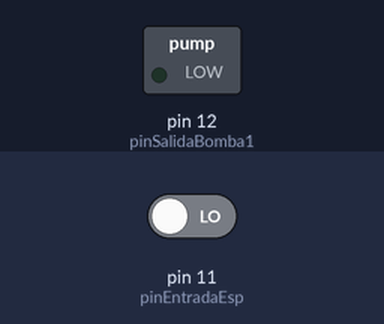
Simulated run of this sketch. Board: Arduino Uno, built with avr-gcc and run on an emulated ATmega328P. Shown: switched loads named in the sketch (green lamp = pin HIGH). Inputs (shaded band) come from the test bench; at power-on: pin 11 (pinEntradaEsp) LOW.

Above: at 1.2 s.
1.3 s: pin 11 (pinEntradaEsp) driven HIGH
At 2.5 s:
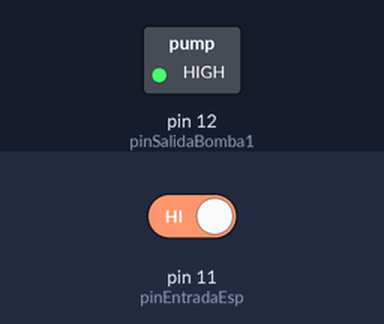
2.8 s: pin 11 (pinEntradaEsp) driven LOW
At 3.7 s:
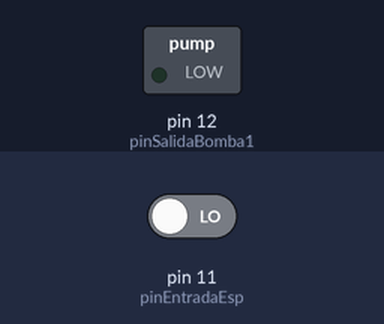
Timing chart, 0 to 5.8 s (numbered marks = the images above; inputs shaded):
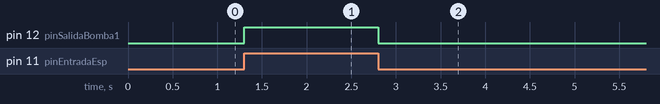

Measured:
- after the input at 1.3 s, pin 12 (pinSalidaBomba1): LOW → HIGH at once
- after the input at 2.8 s, pin 12 (pinSalidaBomba1): HIGH → LOW at once

The sketch:

Arduino_uno_con_nodeMCU.lnk.ino
```cpp
const int pinEntradaEsp = 11;
const int pinSalidaBomba1 = 12;

void setup() {
  // put your setup code here, to run once:
  pinMode(pinEntradaEsp, INPUT);
  pinMode(pinSalidaBomba1, OUTPUT);

}

void loop() {
  // put your main code here, to run repeatedly:
  if(digitalRead(pinEntradaEsp) == 1){
    digitalWrite(pinSalidaBomba1, HIGH);
  }else{
    digitalWrite(pinSalidaBomba1, LOW);
  }
}
```
